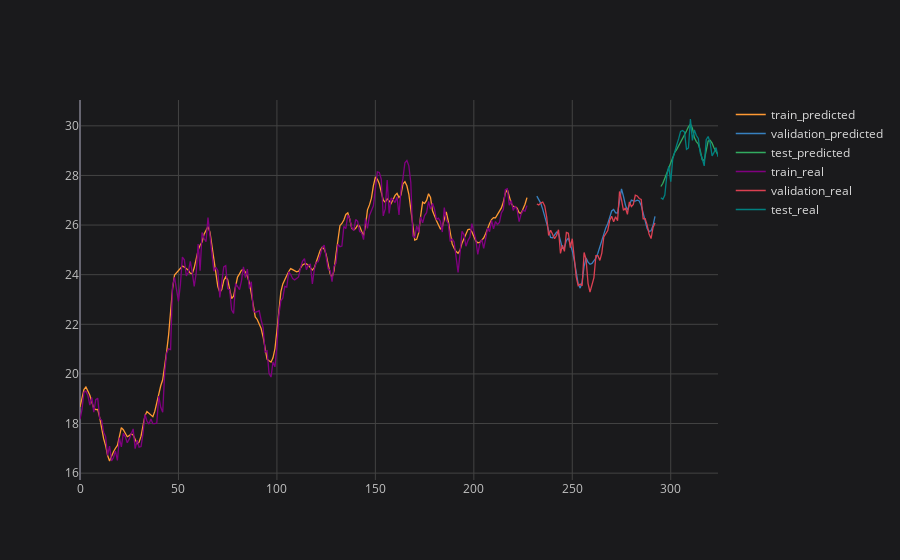

Notebook source saved alongside this figure:
### Code cell
# plotting final result
plot_ticker = 'PETR4'
plot_feature = 'Adj Close'

pd.DataFrame.from_dict(final_prediction_results[plot_ticker][plot_feature]).iplot(title=f'{plot_ticker} {plot_feature} {plot_imf}', layout=space)

### Figure 1 — Plotly figure (JSON) as saved in the notebook; plotly's stock layout.template omitted (floating-point values rounded to 4 significant figures; data arrays with more than 128 entries replaced by an {"elided": "..."} marker saying what was removed)
{"data": [{"line": {"color": "rgba(255, 153, 51, 1.0)", "dash": "solid", "shape": "linear", "width": 1.3}, "mode": "lines", "name": "train_predicted", "text": "", "type": "scatter", "x": {"elided": "325 int values"}, "y": {"elided": "325 mixed values"}}, {"line": {"color": "rgba(55, 128, 191, 1.0)", "dash": "solid", "shape": "linear", "width": 1.3}, "mode": "lines", "name": "validation_predicted", "text": "", "type": "scatter", "x": {"elided": "325 int values"}, "y": {"elided": "325 mixed values"}}, {"line": {"color": "rgba(50, 171, 96, 1.0)", "dash": "solid", "shape": "linear", "width": 1.3}, "mode": "lines", "name": "test_predicted", "text": "", "type": "scatter", "x": {"elided": "325 int values"}, "y": {"elided": "325 mixed values"}}, {"line": {"color": "rgba(128, 0, 128, 1.0)", "dash": "solid", "shape": "linear", "width": 1.3}, "mode": "lines", "name": "train_real", "text": "", "type": "scatter", "x": {"elided": "325 int values"}, "y": {"elided": "325 mixed values"}}, {"line": {"color": "rgba(219, 64, 82, 1.0)", "dash": "solid", "shape": "linear", "width": 1.3}, "mode": "lines", "name": "validation_real", "text": "", "type": "scatter", "x": {"elided": "325 int values"}, "y": {"elided": "325 mixed values"}}, {"line": {"color": "rgba(0, 128, 128, 1.0)", "dash": "solid", "shape": "linear", "width": 1.3}, "mode": "lines", "name": "test_real", "text": "", "type": "scatter", "x": {"elided": "325 int values"}, "y": {"elided": "325 mixed values"}}], "layout": {"legend": {"bgcolor": "#1A1A1C", "font": {"color": "#D9D9D9", "size": 12}}, "paper_bgcolor": "#1A1A1C", "plot_bgcolor": "#1A1A1C", "title": {"font": {"color": "#D9D9D9"}, "x": 0.5}, "xaxis": {"gridcolor": "#434343", "showgrid": true, "tickfont": {"color": "#C2C2C2", "size": 12}, "title": {"font": {"color": "#D9D9D9"}}, "zerolinecolor": "#666570"}, "yaxis": {"gridcolor": "#434343", "showgrid": true, "tickfont": {"color": "#C2C2C2", "size": 12}, "title": {"font": {"color": "#D9D9D9"}}, "zerolinecolor": "#666570"}}}
